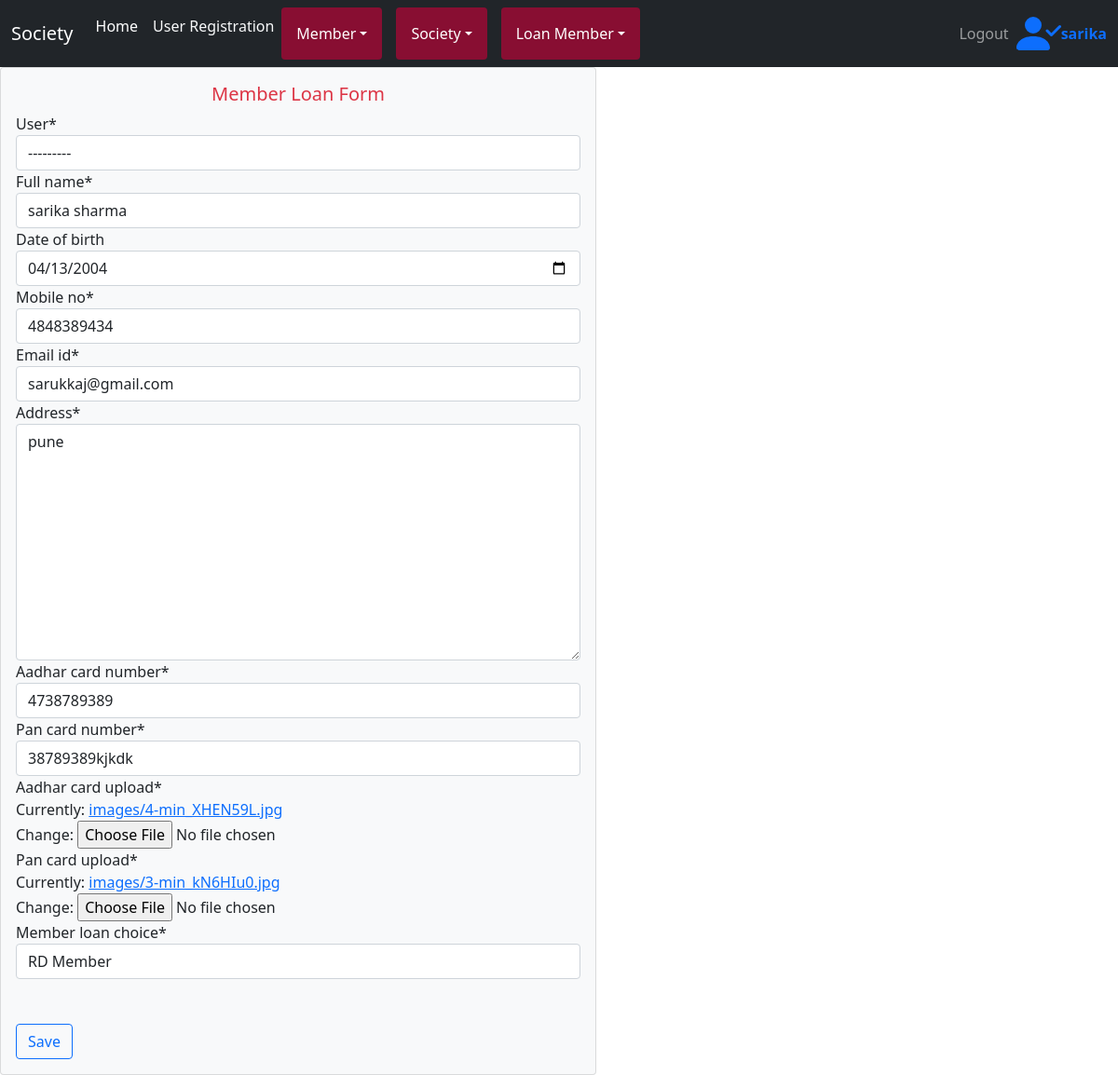
Page /memberupdate/2 (signed in) on the committed database.
### admin_app/models.py (models this page shows, shortened)
class Member(models.Model):
        user=models.ForeignKey(User,on_delete=models.CASCADE,null=True)
        full_name=models.CharField(max_length=100)
        date_of_birth=models.DateField(auto_now_add=False,auto_now=False,blank=True)
        mobile_no=models.IntegerField()
        email_id=models.EmailField()
        address=models.TextField()
        aadhar_card_number=models.IntegerField()
        pan_card_number=models.CharField(max_length=100)
        aadhar_card_upload=models.ImageField(upload_to="images")
        pan_card_upload=models.ImageField(upload_to="images")
        member_loan_choice=MultiSelectField(choices=MEMBER_CHOICES,max_length=50)

### admin_app/views.py (the view)
# urls.py: path('memberupdate/<int:id>',views.memberupdate,name='memberupdate'),
@login_required
def memberupdate(request,id):
    upd=Member.objects.get(id=id)
    fm=Memberform(request.POST or None,request.FILES or None,instance=upd)
    if fm.is_valid():
        fm.save()
        return redirect(allloan)
    return render(request,'memberupdate.html',{'update':fm})

### admin_app/forms.py
class Memberform(forms.ModelForm):
    class Meta:
        model=Member
        fields="__all__"
        date_of_birth = widgets = {'date_of_birth': DateInput()}

### templates/memberupdate.html (shortened to what this page needs)
{% extends "base.html" %}
{% block content %}
{% include "nav.html" %}
<div class="card align-item-center bg-light " style="width: 40rem;">
    <div class="card-body">
      <h5 class="card-title text-danger"><center>Member Loan Form</center></h5>
      <form  method="POST" enctype="multipart/form-data" class=" text-black">
        {%load crispy_forms_tags%}
        {{update|crispy}}
        <br>
        <br>
        <button type="submit" class="btn btn-outline-primary align-center">Save</button>
{% endblock %}

### templates/nav.html (shortened to what this page needs)
{% extends 'base.html' %}
{% block content %}
{% load static %}
<nav class="navbar navbar-expand-lg navbar-drak  navbar-dark bg-dark text-light">
    <div class="container-fluid">
     <a class="navbar-brand" href="#">Society</a>
      <div class="collapse navbar-collapse" id="navbarSupportedContent">
        <ul class="navbar-nav me-auto mb-2 mb-lg-0">
          <li class="nav-item ">
            <a class="nav-link active" aria-current="page" href="{% url 'home' %}">Home</a>
          </li>
              <li><a class="nav-link text-light" href="{% url 'signup' %}">User Registration</a></li>
                <div class="dropdown">
                  <button class="dropbtn btn btn-secondary dropdown-toggle ">Member</button>
                </div>
                <div class="dropdown">
                  <button class="dropbtn btn btn-secondary dropdown-toggle ">Society</button>
                </div>
                <div class="dropdown">
                  <button class="dropbtn btn btn-secondary dropdown-toggle ">Loan Member</button>
                </div>
        </ul>
          <ul class="navbar-nav my-2 my-lg-0">
              <li class="nav-item active">
                <a class="nav-link" href="{% url 'logout' %}">Logout</a></li>
          </ul>
          {%if request.user.is_authenticated%}
        <strong class="text-primary">
          {{request.user}}</strong>
        {%endif%}
      </div>
    </div>
    </nav>
{% endblock %}

### templates/nav.html (style rules this page uses)
.dropbtn { background-color: #880e32; color: white; padding: 16px; font-size: 16px; border: none; cursor: pointer; margin-right:15px; }
.dropdown { position: relative; display: inline-block; }

### rows in the picture
Member: user "---------", full_name "sarika sharma", date_of_birth "04/13/2004", mobile_no "4848389434", email_id "sarukkaj@gmail.com", address "pune", aadhar_card_number "4738789389", pan_card_number "38789389kjkdk", member_loan_choice "RD Member"

### other values in the picture
{{ request.user }} "sarika"
